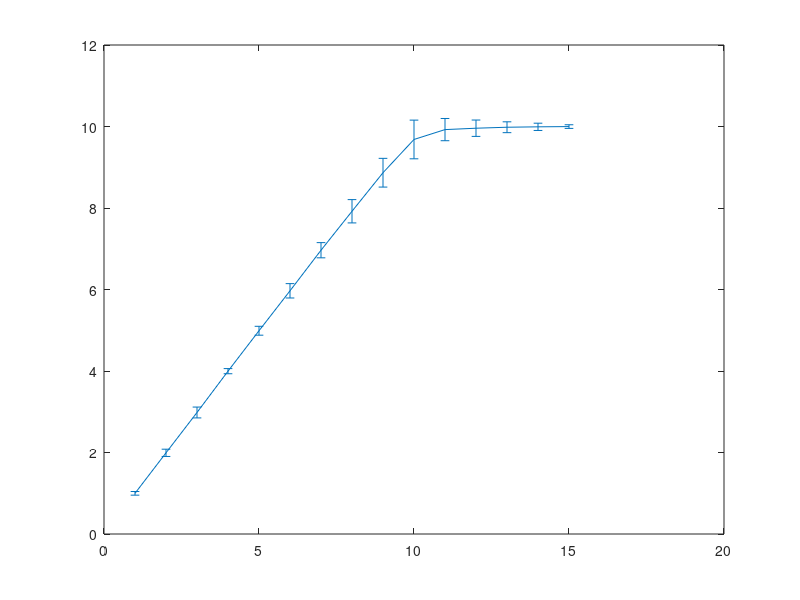

MATLAB code for this plot:
%% EE241 Spring 2015, Tutorial 11, Apr. 10
% Does a random set of n-dimensional vectors span $\mathbb{R}^n$? Let's
% start with a simple example in $\mathbb{R}^3$. Let $N$ be the number of
% trials we run, $n$ be the number of columns and let's check the rank of
% multiple cases of random matrices that are $3 \times n$.
N     = 500;
m     = 3;
n_max = 8;

ranks = zeros(N, n_max);

for n=1:n_max
  for k=1:500
    A = rand(m,n);
    ranks(k, n) = rank(A);
  end
end

avg_rank = mean(ranks);
std_rank = std(ranks);
errorbar(1:n_max, avg_rank, std_rank);

%%
% As you can see, the rank is equal to the number of columns. This is
% because the probability of choosing another real-valued vector at random
% that is co-linear or co-planar with the first two vectors is 0. Just to
% make sure though, let's check with a larger matrix
N     = 500;
m     = 10;
n_max = 15;

ranks = zeros(N, n_max);

for n=1:n_max
  for k=1:500
    A = rand(m,n);
    ranks(k, n) = rank(A);
  end
end

avg_rank = mean(ranks);
std_rank = std(ranks);
errorbar(1:n_max, avg_rank, std_rank);

%%
% Again, the number of columns predicts _exactly_ the rank of the matrix.
% What we would like to find, is an example where when choosing $n$,
% $n$-dimensional vectors, there is a non-trivial probability of choosing
% them in a linearly dependent way. If we use integer-valued vectors, we
% might observe this effect. We use the 'randi()' function to make column
% vectors with entries uniformly distributed between 1 and 3.
N     = 500;
m     = 10;
n_max = 15;
I_max = 3;

ranks = zeros(N, n_max);

for n=1:n_max
  for k=1:500
    A = randi(I_max, m,n);
    ranks(k, n) = rank(A);
  end
end

avg_rank = mean(ranks);
std_rank = std(ranks);
errorbar(1:n_max, avg_rank, std_rank);

%%
% Finally! we some effect near column number 9 and 10. The intuition is
% that when choosing the very last column of a 10x10 matrix, if choosing
% the entries at random, it's not unlikely that we will choose something
% redundant. Let's see if we can amplify this effect by using a binary
% matrix
N     = 500;
m     = 10;
n_max = 15;

ranks = zeros(N, n_max);

for n=1:n_max
  for k=1:500
    A = randi(2, m,n)-1;
    ranks(k, n) = rank(A);
  end
end

avg_rank = mean(ranks);
std_rank = std(ranks);
errorbar(1:n_max, avg_rank, std_rank);

